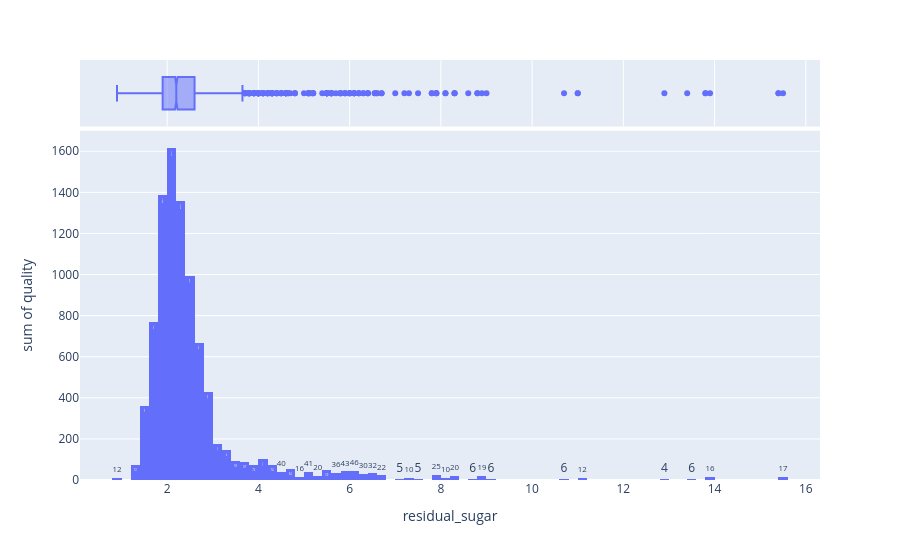

Source (notebook cell):
### Markdown cell above
#### Trực quan hóa với Plotly Express

### Code cell
fig = px.histogram(df, x = "residual_sugar", y = "quality", marginal = "box",
                   color = None, text_auto = True, hover_data  = df.columns)
fig.show()

### Figure 1 — Plotly figure (JSON) as saved in the notebook; plotly's stock layout.template omitted (floating-point values rounded to 4 significant figures; data arrays with more than 128 entries replaced by an {"elided": "..."} marker saying what was removed)
{"data": [{"alignmentgroup": "True", "bingroup": "x", "histfunc": "sum", "hovertemplate": "residual_sugar=%{x}<br>sum of quality=%{y}<extra></extra>", "legendgroup": "", "marker": {"color": "#636efa", "pattern": {"shape": ""}}, "name": "", "offsetgroup": "", "orientation": "v", "showlegend": false, "texttemplate": "%{value}", "type": "histogram", "x": {"elided": "1599 float values"}, "xaxis": "x", "y": {"elided": "1599 int values"}, "yaxis": "y"}, {"alignmentgroup": "True", "customdata": {"elided": "1599x10 float values"}, "hovertemplate": "residual_sugar=%{x}<br>fixed_acidity=%{customdata[0]}<br>volatile_acidity=%{customdata[1]}<br>citric_acid=%{customdata[2]}<br>chlorides=%{customdata[3]}<br>free_sulfur_dioxide=%{customdata[4]}<br>total_sulfur_dioxide=%{customdata[5]}<br>density=%{customdata[6]}<br>pH=%{customdata[7]}<br>sulphates=%{customdata[8]}<br>alcohol=%{customdata[9]}<extra></extra>", "legendgroup": "", "marker": {"color": "#636efa"}, "name": "", "notched": true, "offsetgroup": "", "showlegend": false, "type": "box", "x": {"elided": "1599 float values"}, "xaxis": "x2", "yaxis": "y2"}], "layout": {"barmode": "relative", "legend": {"tracegroupgap": 0}, "margin": {"t": 60}, "xaxis": {"anchor": "y", "domain": [0, 1], "title": {"text": "residual_sugar"}}, "xaxis2": {"anchor": "y2", "domain": [0, 1], "matches": "x", "showgrid": true, "showticklabels": false}, "yaxis": {"anchor": "x", "domain": [0, 0.8316], "title": {"text": "sum of quality"}}, "yaxis2": {"anchor": "x2", "domain": [0.8416, 1], "matches": "y2", "showgrid": false, "showline": false, "showticklabels": false, "ticks": ""}}}
